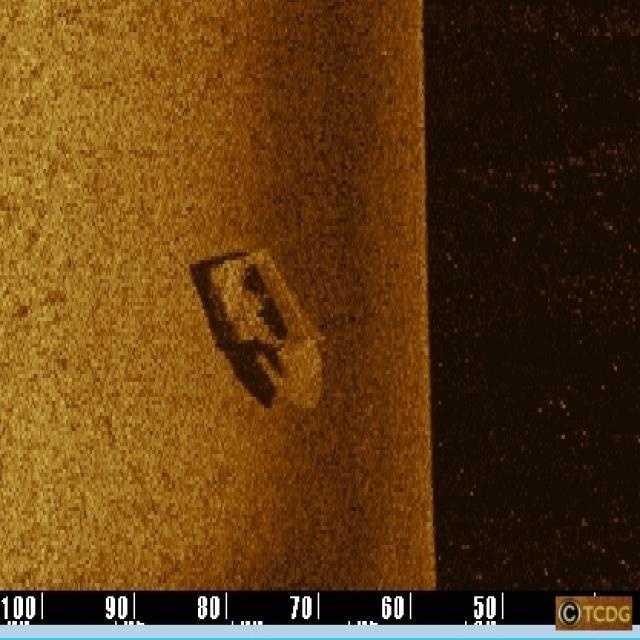
#> input picture server/sonar_geotagged_test.jpg, 640 x 640 px
$ python -i acoustic_shadow.py   (imports and definitions only)
#> lines starting #> are read from the running program, lines starting #| are printed output that depends on the picture
"""
Acoustic-shadow analysis for ANVESHA side-scan sonar detections.

This module provides a post-YOLO validation signal.

It does NOT replace YOLO and does NOT modify the original YOLO
confidence. It examines the local sonar image around each detection
and looks for evidence of an acoustic shadow.

The initial implementation evaluates both left and right sides of
the detection because shadow direction depends on sonar acquisition
geometry.
"""

from __future__ import annotations

from typing import Any

import cv2
import numpy as np


def _to_gray(image: np.ndarray) -> np.ndarray:
    """Convert image to uint8 grayscale."""

    if image is None:
        raise ValueError(
            "Image is required for acoustic-shadow analysis."
        )

    if image.ndim == 2:
        gray = image

    elif image.ndim == 3:
        if image.shape[2] == 4:
            gray = cv2.cvtColor(
                image,
                cv2.COLOR_BGRA2GRAY,
            )
        else:
            gray = cv2.cvtColor(
                image,
                cv2.COLOR_BGR2GRAY,
            )

    else:
        raise ValueError(
            f"Unsupported image shape: {image.shape}"
        )

    if gray.dtype != np.uint8:
        gray = cv2.normalize(
            gray,
            None,
            0,
            255,
            cv2.NORM_MINMAX,
        ).astype(np.uint8)

    return gray


# [558 lines left out: functions _clip_box, _mean, _std, _target_contrast, _analyze_side, analyze_acoustic_shadow, not called in this run]

>>> import cv2
>>> picture = cv2.imread('sonar_geotagged_test.jpg')
#> picture is the input picture: shape (640, 640, 3); mean B, G, R 20.3, 59.8, 94.3
>>> result = _to_gray(picture)
#> in _to_gray, `gray = cv2.cvtColor( image, cv2.COLOR_BGR2GRAY, )`:
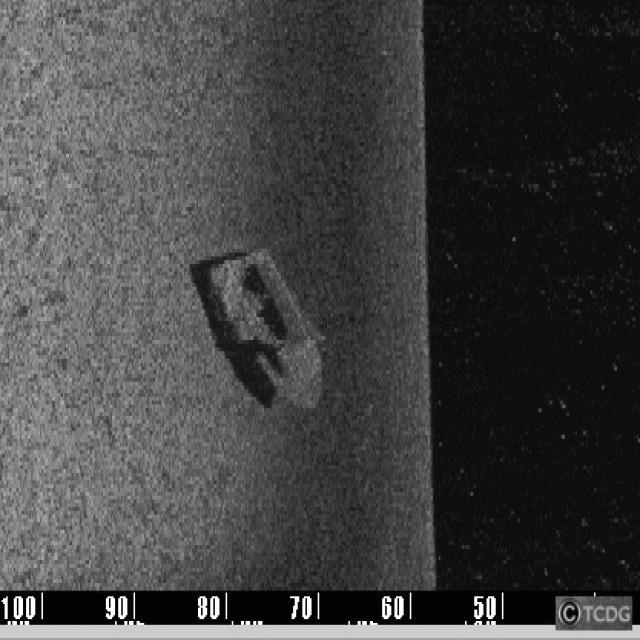
#> gray: shape (640, 640); min 0, max 255, mean 65.7
